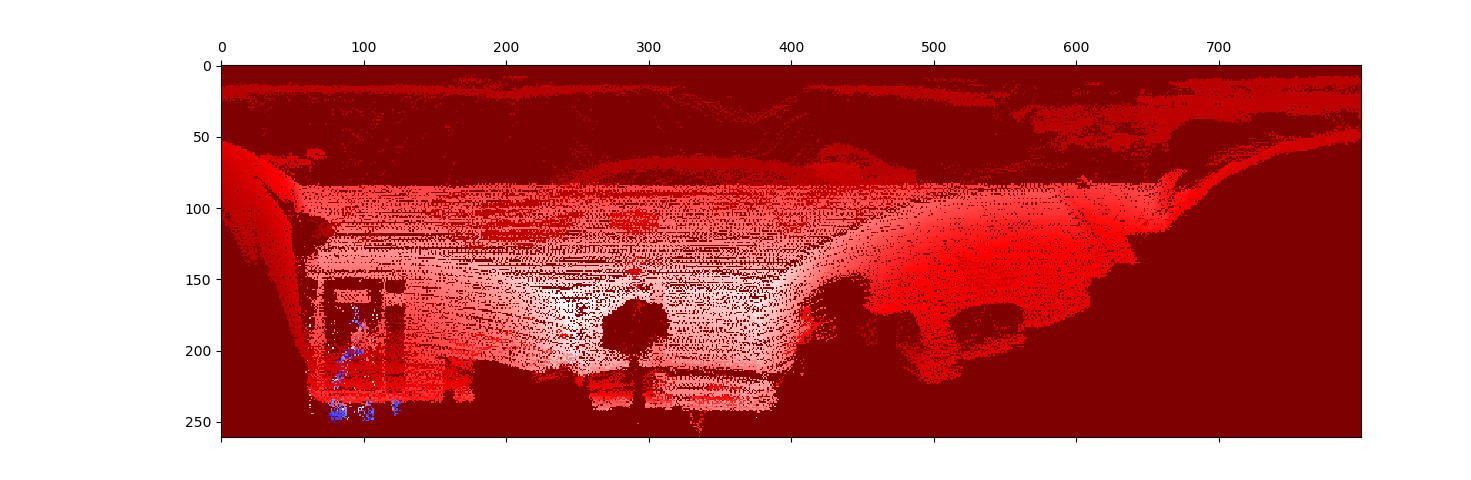
#> input picture 1.jpg, 1471 x 480 px
$ python 'shapesTest copy.py'
#> lines starting #> are read from the running program, lines starting #| are printed output that depends on the picture; after the words box and inside, x2 and y2 are one past the last pixel; in counts of white or black regions, pixels touching at a corner belong together
import cv2
import numpy as np
from matplotlib import pyplot as plt

# reading image
img = cv2.imread('1.jpg')
#> img is the input picture: shape (480, 1471, 3); mean B, G, R 114.8, 114.3, 198.8


# r = cv2.selectROI("ROI", img)
# img = img[int(r[1]):int(r[1]+r[3]),  int(r[0]):int(r[0]+r[2])]

# converting image into grayscale imag
gray = cv2.cvtColor(img, cv2.COLOR_BGR2GRAY)
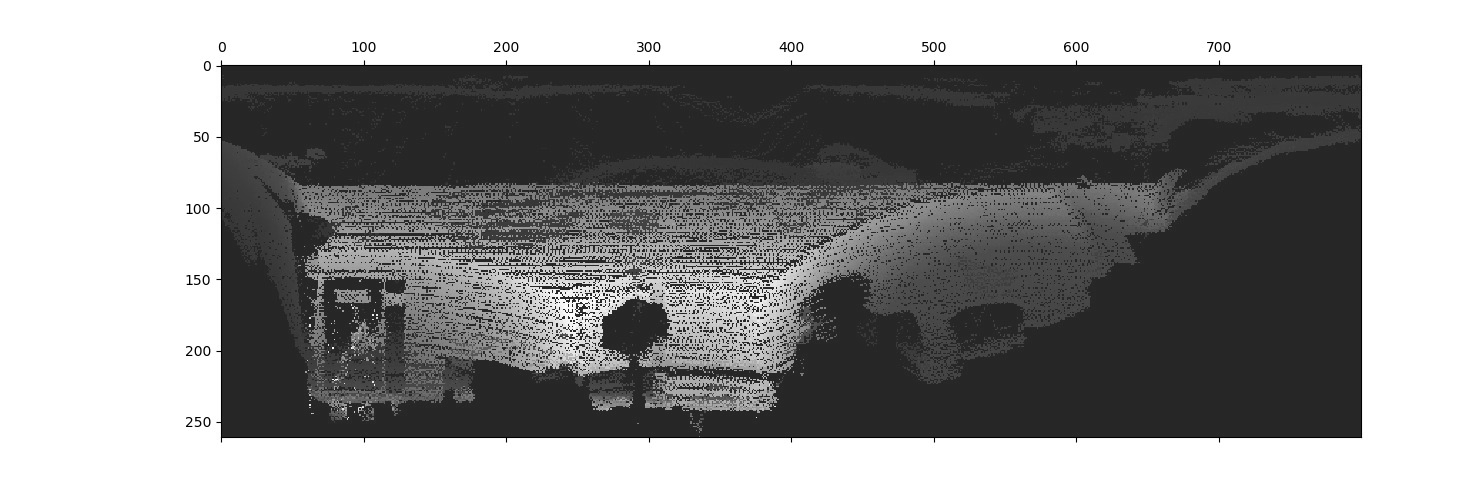
#> gray: shape (480, 1471); min 0, max 255, mean 139.7

# setting threshold of gray image
_, threshold = cv2.threshold(gray, 140, 180, cv2.THRESH_BINARY)
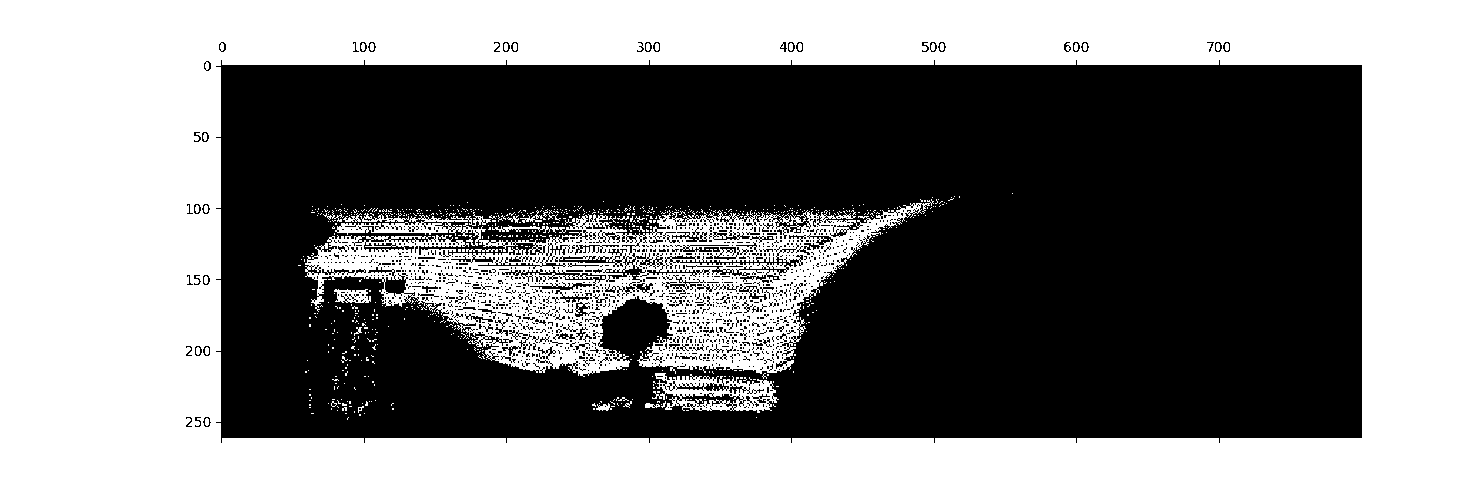
#> threshold: shape (480, 1471); values 0 (black) and 180 (white), 46.4% white; 695 white regions (658 under 20 px), largest, box (x1, y1, x2, y2) and area: (0, 0, 1471, 480) 278717, (305, 199, 934, 377) 43220, (652, 373, 779, 413) 2368

threshold = cv2.bitwise_not(threshold)

kernel = np.ones((2, 2), np.uint8)
kernel1 = np.ones((1, 1), np.uint8)

opened = cv2.erode(threshold, kernel, iterations=7)
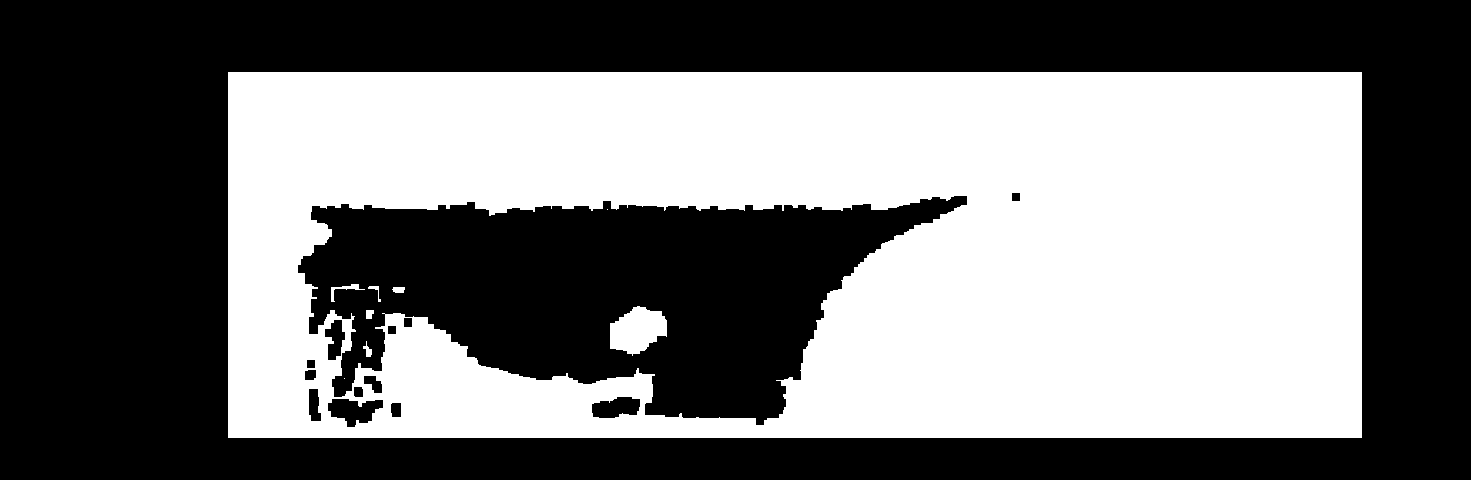
#> opened: shape (480, 1471); values 75 (black) and 255 (white), 45.9% white; 9 white regions (2 under 20 px), largest, box (x1, y1, x2, y2) and area: (228, 72, 1362, 438) 321686, (610, 306, 667, 356) 1959, (331, 284, 365, 302) 141
# opened = cv2.dilate(threshold, kernel, iterations=2)
# opened = cv2.erode(threshold, kernel, iterations=4)


plt.imshow(threshold, 'gray')
plt.show()


# using a findContours() function
contours, _ = cv2.findContours(
    opened, cv2.RETR_TREE, cv2.CHAIN_APPROX_SIMPLE)
#> contours = [[[0, 0], [0, 479], [1470, 479], [1470, 0]]]

# list for storing names of shapes
for contour in contours[1:]:
    # cv2.approxPloyDP() function to approximate the shape
    approx = cv2.approxPolyDP(
        contour, 0.05 * cv2.arcLength(contour, True), True)

    # using drawContours() function

    # finding center point of shape
    M = cv2.moments(contour)
    if M['m00'] != 0.0:
        x = int(M['m10']/M['m00'])
        y = int(M['m01']/M['m00'])

    # putting shape name at center of each shape
    if len(approx) == 3:
        # cv2.putText(img, 'Triangle', (x, y),
        #             cv2.FONT_HERSHEY_SIMPLEX, 0.6, (255, 255, 255), 2)
        pass

    elif len(approx) == 4:
        # cv2.putText(img, 'Quadrilateral', (x, y),
        #             cv2.FONT_HERSHEY_SIMPLEX, 0.6, (255, 255, 255), 2)
        pass

    elif len(approx) == 5:
        # cv2.putText(img, 'Pentagon', (x, y),
        #             cv2.FONT_HERSHEY_SIMPLEX, 0.6, (255, 255, 255), 2)
        # # DAVID, los valores de X y Y ya se dan aqui con respecto a toda la imagen``
        # cv2.circle(img, (x, y), 7, (0, 0, 255), -1)
        # cv2.drawContours(img, [contour], 0, (0, 255, 255), 5)
        pass

    elif len(approx) == 6:

        # DAVID, los valores de X y Y ya se dan aqui con respecto a toda la imagen
        cv2.circle(img, (x, y), 7, (0, 0, 255), -1)
        cv2.putText(img, 'Hexagon', (x, y),
                    cv2.FONT_HERSHEY_SIMPLEX, 0.6, (255, 255, 255), 2)
        cv2.drawContours(img, [contour], 0, (0, 255, 255), 5)
        # pass

    else:
        cv2.putText(img, 'circle', (x, y),
                    cv2.FONT_HERSHEY_SIMPLEX, 0.6, (255, 255, 255), 2)
#> this loop made 0 passes


# displaying the image after drawing contours
cv2.imshow('shapes', img)

cv2.waitKey(0)
cv2.destroyAllWindows()

$ run again, with 2.jpg copied over 1.jpg
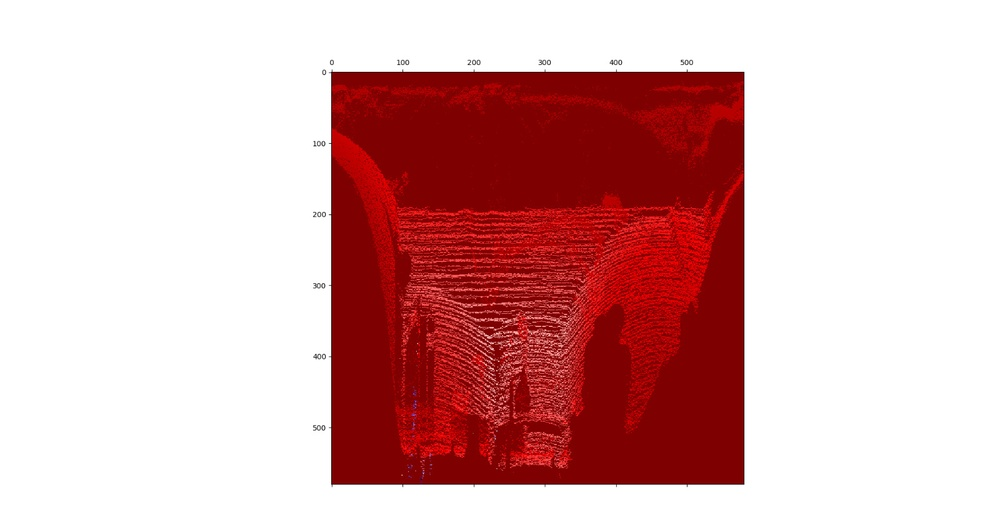
#> input picture 2.jpg, 1000 x 532 px, shrunk from 1600 x 851 before the run
#> img is the input picture: shape (532, 1000, 3); mean B, G, R 175.9, 175.7, 219.3
#> `_, threshold = cv2.threshold(gray, 140, 180, cv2.THRESH_BINARY)`:
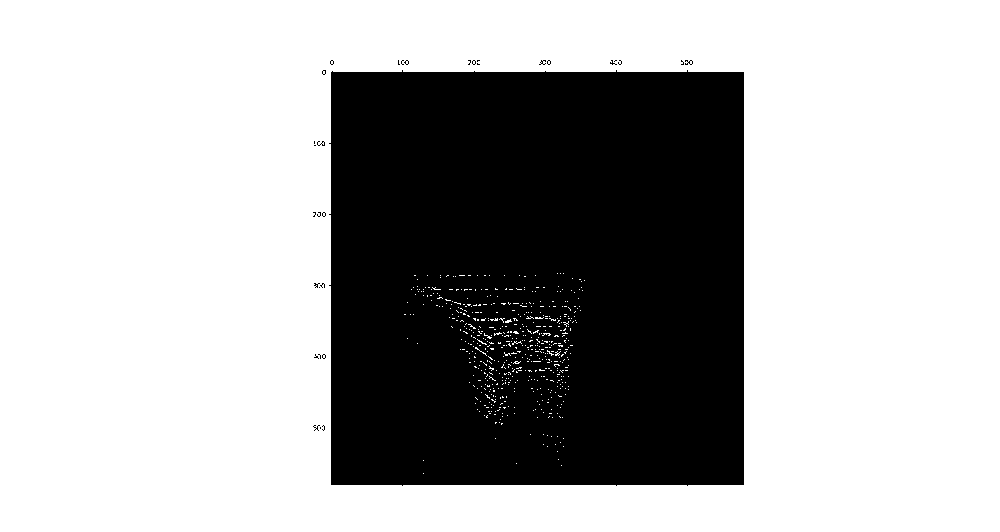
#> threshold: shape (532, 1000); values 0 (black) and 180 (white), 68.1% white; 32 black regions (30 under 20 px), largest, box (x1, y1, x2, y2) and area: (329, 70, 744, 486) 169208, (685, 60, 693, 65) 21
#> `opened = cv2.erode(threshold, kernel, iterations=7)`:
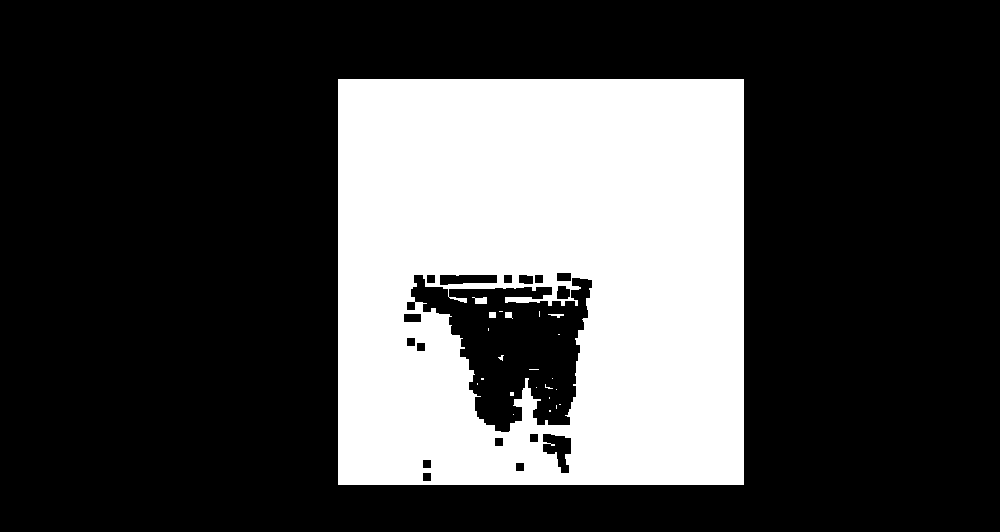
#> opened: shape (532, 1000); values 75 (black) and 255 (white), 27.7% white; 23 white regions (18 under 20 px), largest, box (x1, y1, x2, y2) and area: (338, 79, 744, 485) 146868, (472, 297, 487, 304) 79, (505, 312, 513, 319) 43, (489, 312, 496, 318) 42, (548, 314, 564, 318) 35
#> contours = [[[0, 0], [0, 531], [999, 531], [999, 0]]]
